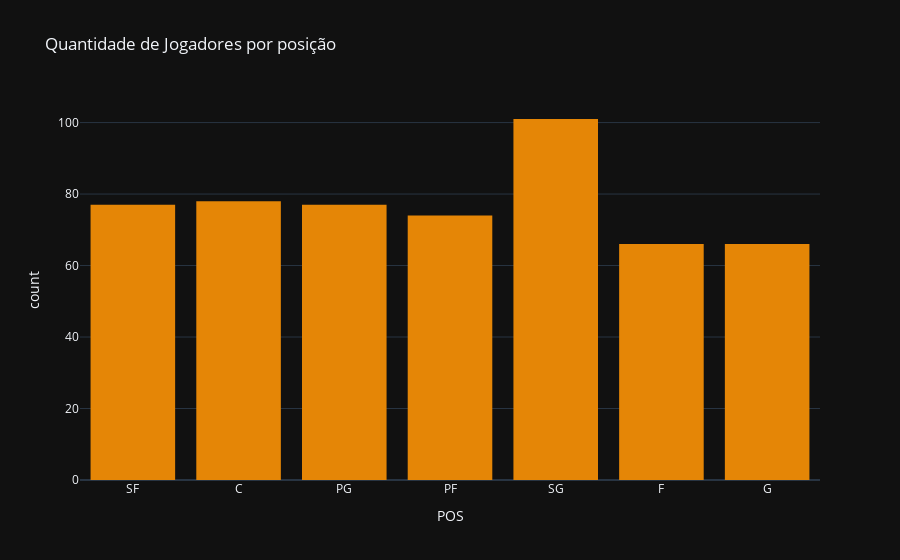

Notebook cell for this chart:
### Code cell
px.histogram(ev, x='POS', color_discrete_sequence=px.colors.qualitative.Vivid,
            title='Quantidade de Jogadores por posição',template='plotly_dark')

### Figure 1 — Plotly figure (JSON) as saved in the notebook; plotly's stock layout.template omitted (floating-point values rounded to 4 significant figures; data arrays with more than 128 entries replaced by an {"elided": "..."} marker saying what was removed)
{"data": [{"alignmentgroup": "True", "bingroup": "x", "hovertemplate": "POS=%{x}<br>count=%{y}<extra></extra>", "legendgroup": "", "marker": {"color": "rgb(229, 134, 6)", "pattern": {"shape": ""}}, "name": "", "offsetgroup": "", "orientation": "v", "showlegend": false, "x": {"elided": "539 str values"}, "xaxis": "x", "yaxis": "y", "type": "histogram"}], "layout": {"xaxis": {"anchor": "y", "domain": [0, 1], "title": {"text": "POS"}}, "yaxis": {"anchor": "x", "domain": [0, 1], "title": {"text": "count"}}, "legend": {"tracegroupgap": 0}, "title": {"text": "Quantidade de Jogadores por posição"}, "barmode": "relative"}}
